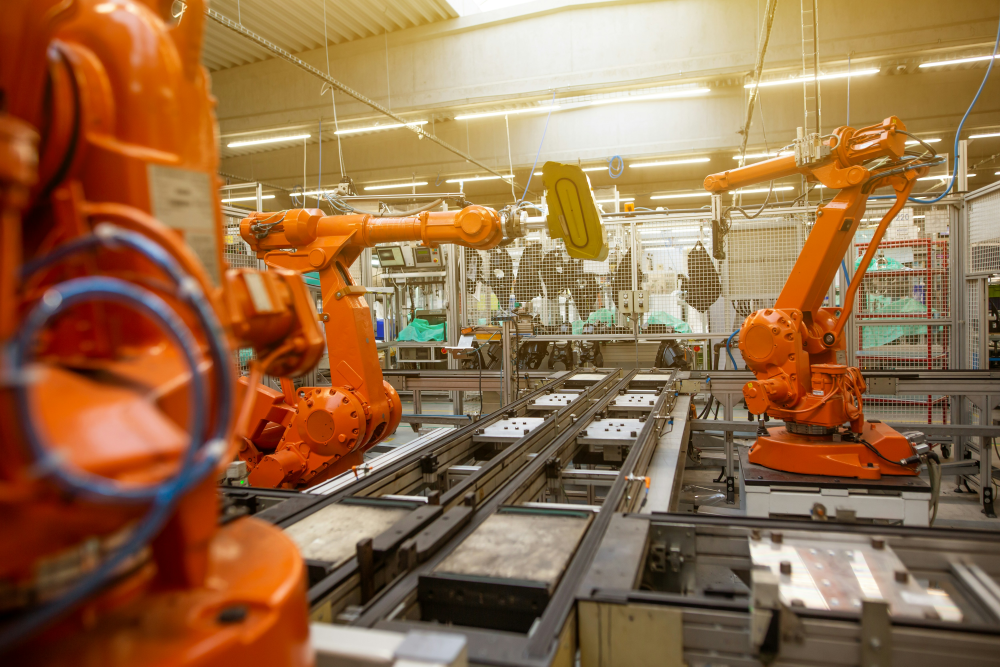
#> input picture _work/ads/ezicargo/img/factory.jpg, 5000 x 3333 px, given in place of logo-dark-round-256.png, which was not available (shown at 1/5 size)
$ python fbreel.py ../../../ads/ezicargo/img/factory.jpg
#> lines starting #> are read from the running program, lines starting #| are printed output that depends on the picture
# Channel «الثبات عز» — reel renderer for the three Facebook sources (1080x1920, 30 fps).
# usage: python3 fbreel.py v1|v2|v3 [still t ...]
# Shared look: navy stage, rings that draw then turn with the voice, amber chevrons on new ideas, thin amber frame + brackets,
# light amber dust, grain, navy-tinted shadows. Logo in one corner, source line at the bottom of the safe zone.
# Captions: only where the source had them (v2), with the original wording and timing.
import numpy as np, cv2, json, subprocess, sys, os, soundfile as sf
from PIL import Image, ImageDraw, ImageFont
S_ = '/tmp/claude-0/-home-user/8669a2c6-823d-5c8d-abc7-7cd4bd87201e/scratchpad/'
WK = S_ + 'fb4/work/'; TH = S_ + 'taiz/fonts/th/'; K = '/home/user/final/brand-kit/'; KA = '/home/user/final/kahlani/assets/'
OUTD = '/home/user/final/fb-edits/'
W, H, FPS = 1080, 1920, 30
NAVY = np.array([45, 27, 15], np.float32); STEEL = np.array([104, 74, 46], np.float32); AMBER = np.array([65, 165, 242], np.float32)
WHITE = np.array([216, 233, 244], np.float32); ORANGE = np.array([61, 138, 255], np.float32); MUTE = np.array([193, 179, 168], np.float32)
SAFE_T, SAFE_B, SAFE_R, SAFE_L = 270, 1500, 960, 60
VID = sys.argv[1]; STILLS = [float(x) for x in sys.argv[2:]]
rng = np.random.default_rng(11); yy, xx = np.mgrid[:H, :W].astype(np.float32)

# ---------------------------------------------------------------- drawing helpers
def F(n, s): return ImageFont.truetype(TH + n, s, layout_engine=ImageFont.Layout.RAQM)
def to_f(im):
    a = np.array(im).astype(np.float32); a[..., :3] = a[..., :3][..., ::-1].copy(); a[..., 3] /= 255; return a
# [26 lines left out: functions word, line, put, not called in this run]
def ease(x): x = float(np.clip(x, 0, 1)); return 1 - (1 - x) ** 3
def smooth(x): x = float(np.clip(x, 0, 1)); return x * x * (3 - 2 * x)
def lay(c, mask, col, a): return c + (col - c) * (np.clip(mask, 0, 1) * a)[..., None]

# ---------------------------------------------------------------- shared static layers
# [9 lines left out: function make_stage, not called in this run]
VIG = (1 - 0.30 * np.clip(np.hypot((xx - W / 2) / (W * 0.72), (yy - H / 2) / (H * 0.6)) - 0.5, 0, 1))[..., None]
GRAIN = [cv2.GaussianBlur(rng.standard_normal((H, W)).astype(np.float32), (0, 0), 0.7)[..., None] * 2.6 for _ in range(4)]
LOGO = cv2.resize(cv2.imread(K + '01-logo/logo-dark-round-256.png', -1).astype(np.float32), (96, 96), interpolation=cv2.INTER_AREA); LOGO[..., 3] /= 255
#> after `LOGO = cv2.resize(cv2.imread(K + '01-logo/logo-dark-round-256.png', -1`:
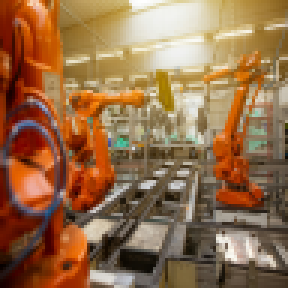
#> LOGO: shape (96, 96, 3) float32 (shown 3 times larger); mean B, G, R 74.9, 110.2, 149.8
#> (the run stopped early here; a loop or call above may not have finished)

$ run again, on _work/ads/ezicargo/img/kl-day.jpg
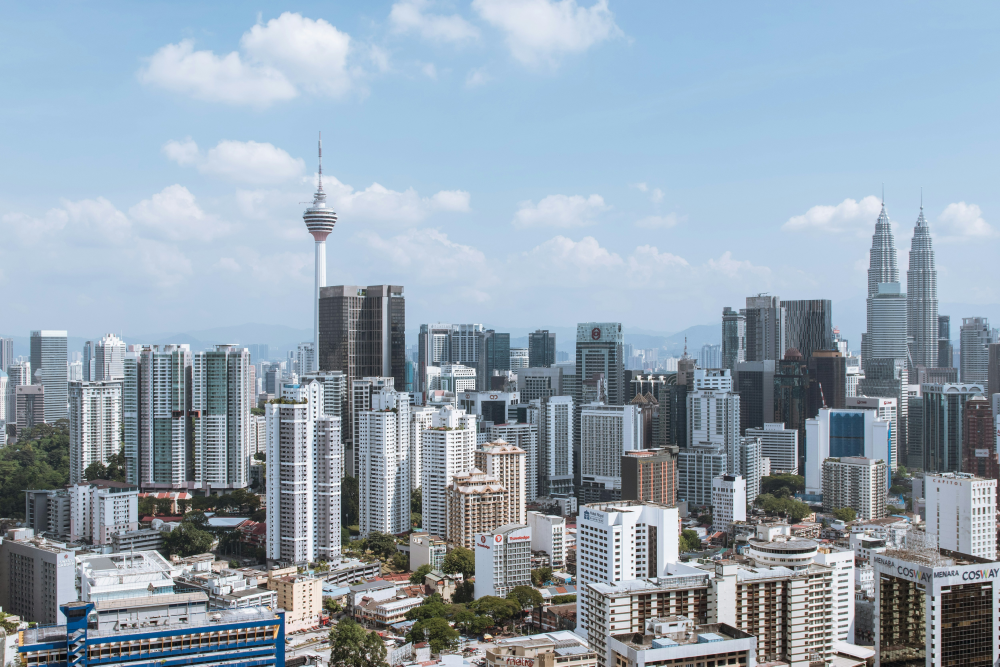
#> input picture _work/ads/ezicargo/img/kl-day.jpg, 5000 x 3333 px, given in place of logo-dark-round-256.png, which was not available (shown at 1/5 size)
#> `LOGO = cv2.resize(cv2.imread(K + '01-logo/logo-dark-round-256.png', -1`:
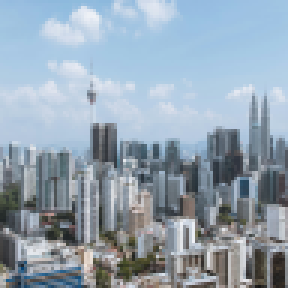
#> LOGO: shape (96, 96, 3) float32 (shown 3 times larger); mean B, G, R 177.6, 163.7, 148
